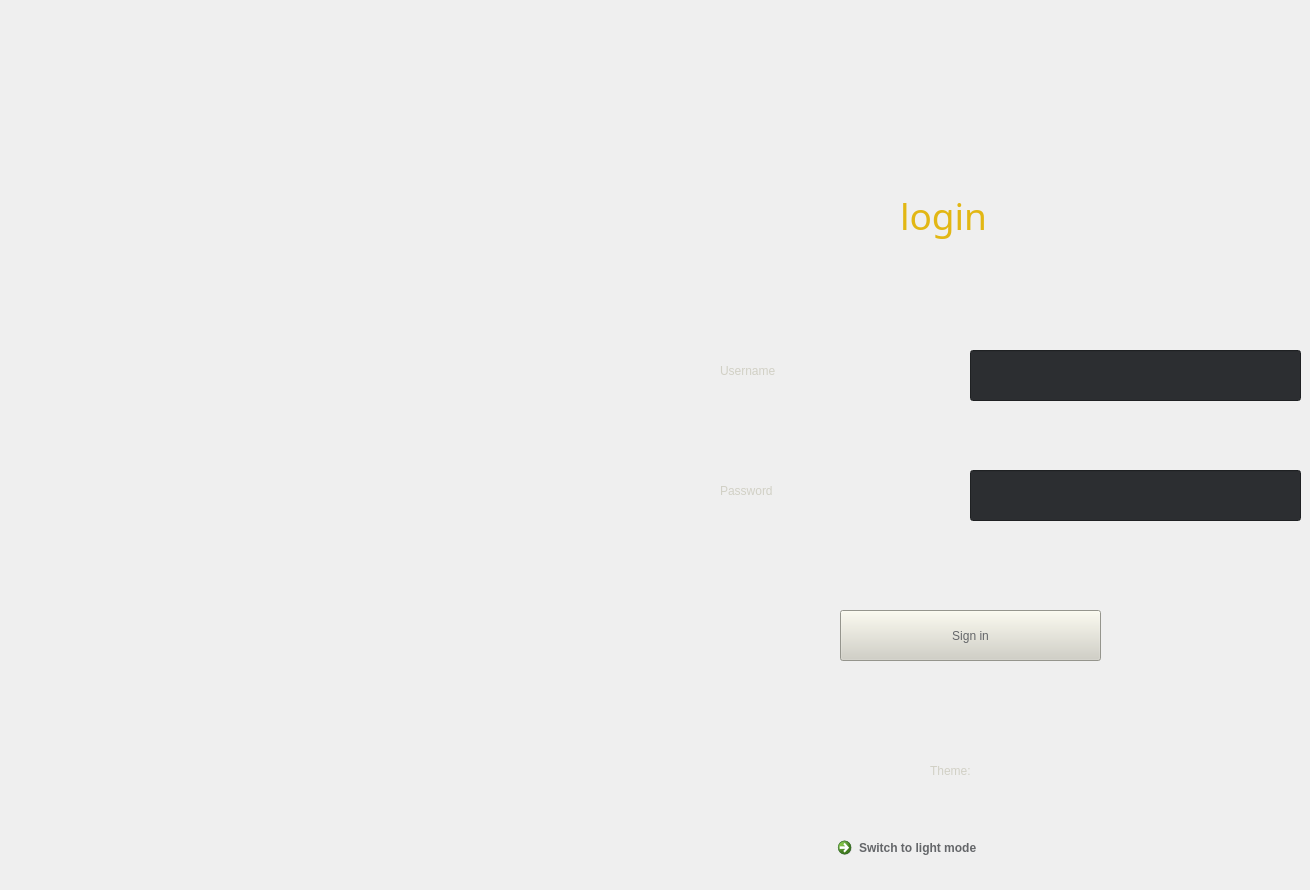
    <widget class="QWidget" name="tab">
     <attribute name="title">
      <string>login</string>
     </attribute>
     <widget class="QLabel" name="label">
      <property name="geometry">
       <rect>
        <x>900</x>
        <y>180</y>
        <width>151</width>
        <height>71</height>
       </rect>
      </property>
      <property name="font">
       <font>
        <family>Roboto Mono SemiBold</family>
        <pointsize>28</pointsize>
        <weight>7</weight>
        <italic>false</italic>
        <bold>false</bold>
       </font>
      </property>
      <property name="styleSheet">
       <string notr="true">color: rgb(226, 183, 20);
font: 63 28pt &quot;Roboto Mono SemiBold&quot;;
</string>
      </property>
      <property name="text">
       <string>login</string>
      </property>
     </widget>
     <widget class="QLabel" name="label_2">
      <property name="geometry">
       <rect>
        <x>720</x>
        <y>350</y>
        <width>231</width>
        <height>41</height>
       </rect>
      </property>
      <property name="styleSheet">
       <string notr="true">color: rgb(209, 208, 197);
font: 57 14pt &quot;Roboto Mono Medium&quot;;</string>
      </property>
      <property name="text">
       <string>Username</string>
      </property>
     </widget>
     <widget class="QLabel" name="label_3">
      <property name="geometry">
       <rect>
        <x>720</x>
        <y>470</y>
        <width>231</width>
        <height>41</height>
       </rect>
      </property>
      <property name="styleSheet">
       <string notr="true">color: rgb(209, 208, 197);
font: 57 14pt &quot;Roboto Mono Medium&quot;;</string>
      </property>
      <property name="text">
       <string>Password</string>
      </property>
     </widget>
     <widget class="QLineEdit" name="tf01">
      <property name="geometry">
       <rect>
        <x>970</x>
        <y>350</y>
        <width>331</width>
        <height>51</height>
       </rect>
      </property>
      <property name="styleSheet">
       <string notr="true">background-color: rgb(44, 46, 49);
selection-color: rgb(202, 71, 84);
color: rgb(209, 208, 197);</string>
      </property>
     </widget>
     <widget class="QLineEdit" name="tf02">
      <property name="geometry">
       <rect>
        <x>970</x>
        <y>470</y>
        <width>331</width>
        <height>51</height>
       </rect>
      </property>
      <property name="styleSheet">
       <string notr="true">background-color: rgb(44, 46, 49);
color: rgb(209, 208, 197);</string>
      </property>
      <property name="echoMode">
       <enum>QLineEdit::Password</enum>
      </property>
     </widget>
     <widget class="QPushButton" name="b01">
      <property name="geometry">
       <rect>
        <x>840</x>
        <y>610</y>
        <width>261</width>
        <height>51</height>
       </rect>
      </property>
      <property name="styleSheet">
       <string notr="true">background-color: rgb(209, 208, 197);
color: rgb(100, 102, 105);</string>
      </property>
      <property name="text">
       <string>Sign in</string>
      </property>
     </widget>
     <widget class="QCommandLinkButton" name="b02">
      <property name="geometry">
       <rect>
        <x>830</x>
        <y>830</y>
        <width>291</width>
        <height>51</height>
       </rect>
      </property>
      <property name="styleSheet">
       <string notr="true">color: rgb(100, 102, 105);
font: 57 12pt &quot;Roboto Mono Medium&quot;;
background-color: rgb(209, 208, 197);</string>
      </property>
      <property name="text">
       <string>Switch to light mode</string>
      </property>
     </widget>
     <widget class="QLabel" name="label_4">
      <property name="geometry">
       <rect>
        <x>930</x>
        <y>750</y>
        <width>91</width>
        <height>41</height>
       </rect>
      </property>
      <property name="styleSheet">
       <string notr="true">color: rgb(209, 208, 197);
font: 57 14pt &quot;Roboto Mono Medium&quot;;</string>
      </property>
      <property name="text">
       <string>Theme:</string>
      </property>
     </widget>
    </widget>
